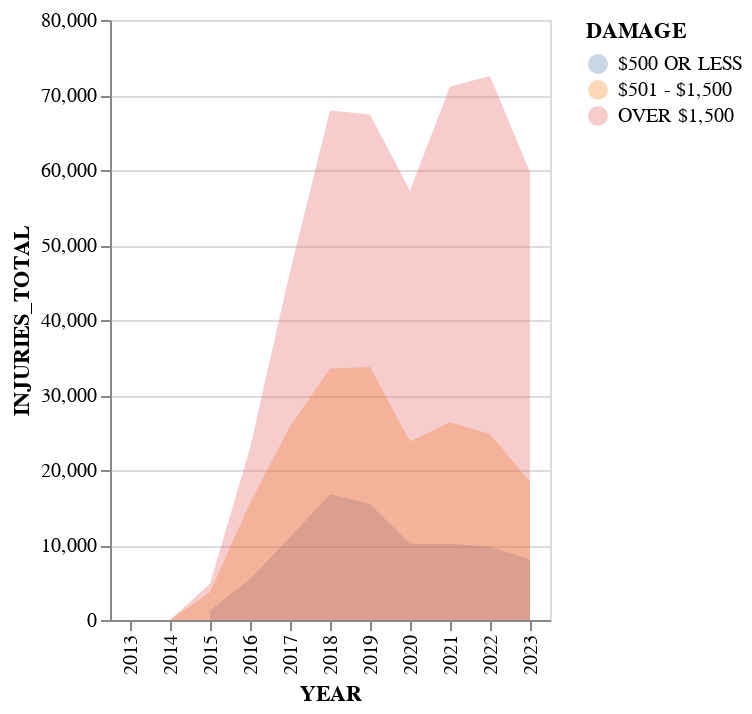

Notebook source saved alongside this figure:
### Code cell
import altair as alt
grouped_data13 = df.groupby(["DAMAGE","YEAR"]).size().reset_index(name='INJURIES_TOTAL')

source = grouped_data13

alt.Chart(source).mark_area(opacity=0.3).encode(
    x="YEAR:N",
    y=alt.Y("INJURIES_TOTAL:Q").stack(None),
    color="DAMAGE:N"
)

### Figure 1 — Vega-Lite specification as saved in the notebook (floating-point values rounded to 4 significant figures)
{"config": {"view": {"continuousWidth": 300, "continuousHeight": 300}}, "data": {"name": "data-b5ef6b483cb906e43d78b7bbc7e042ad"}, "mark": {"type": "area", "opacity": 0.3}, "encoding": {"color": {"field": "DAMAGE", "type": "nominal"}, "x": {"field": "YEAR", "type": "nominal"}, "y": {"field": "INJURIES_TOTAL", "stack": null, "type": "quantitative"}}, "$schema": "https://vega.github.io/schema/vega-lite/v5.15.1.json", "datasets": {"data-b5ef6b483cb906e43d78b7bbc7e042ad": [{"DAMAGE": "$500 OR LESS", "YEAR": 2015, "INJURIES_TOTAL": 1251}, {"DAMAGE": "$500 OR LESS", "YEAR": 2016, "INJURIES_TOTAL": 5466}, {"DAMAGE": "$500 OR LESS", "YEAR": 2017, "INJURIES_TOTAL": 11037}, {"DAMAGE": "$500 OR LESS", "YEAR": 2018, "INJURIES_TOTAL": 16769}, {"DAMAGE": "$500 OR LESS", "YEAR": 2019, "INJURIES_TOTAL": 15474}, {"DAMAGE": "$500 OR LESS", "YEAR": 2020, "INJURIES_TOTAL": 10177}, {"DAMAGE": "$500 OR LESS", "YEAR": 2021, "INJURIES_TOTAL": 10173}, {"DAMAGE": "$500 OR LESS", "YEAR": 2022, "INJURIES_TOTAL": 9791}, {"DAMAGE": "$500 OR LESS", "YEAR": 2023, "INJURIES_TOTAL": 8060}, {"DAMAGE": "$501 - $1,500", "YEAR": 2013, "INJURIES_TOTAL": 1}, {"DAMAGE": "$501 - $1,500", "YEAR": 2014, "INJURIES_TOTAL": 3}, {"DAMAGE": "$501 - $1,500", "YEAR": 2015, "INJURIES_TOTAL": 3685}, {"DAMAGE": "$501 - $1,500", "YEAR": 2016, "INJURIES_TOTAL": 15645}, {"DAMAGE": "$501 - $1,500", "YEAR": 2017, "INJURIES_TOTAL": 25842}, {"DAMAGE": "$501 - $1,500", "YEAR": 2018, "INJURIES_TOTAL": 33542}, {"DAMAGE": "$501 - $1,500", "YEAR": 2019, "INJURIES_TOTAL": 33720}, {"DAMAGE": "$501 - $1,500", "YEAR": 2020, "INJURIES_TOTAL": 23847}, {"DAMAGE": "$501 - $1,500", "YEAR": 2021, "INJURIES_TOTAL": 26361}, {"DAMAGE": "$501 - $1,500", "YEAR": 2022, "INJURIES_TOTAL": 24816}, {"DAMAGE": "$501 - $1,500", "YEAR": 2023, "INJURIES_TOTAL": 18450}, {"DAMAGE": "OVER $1,500", "YEAR": 2013, "INJURIES_TOTAL": 1}, {"DAMAGE": "OVER $1,500", "YEAR": 2014, "INJURIES_TOTAL": 3}, {"DAMAGE": "OVER $1,500", "YEAR": 2015, "INJURIES_TOTAL": 4828}, {"DAMAGE": "OVER $1,500", "YEAR": 2016, "INJURIES_TOTAL": 22923}, {"DAMAGE": "OVER $1,500", "YEAR": 2017, "INJURIES_TOTAL": 46442}, {"DAMAGE": "OVER $1,500", "YEAR": 2018, "INJURIES_TOTAL": 67933}, {"DAMAGE": "OVER $1,500", "YEAR": 2019, "INJURIES_TOTAL": 67388}, {"DAMAGE": "OVER $1,500", "YEAR": 2020, "INJURIES_TOTAL": 57244}, {"DAMAGE": "OVER $1,500", "YEAR": 2021, "INJURIES_TOTAL": 71150}, {"DAMAGE": "OVER $1,500", "YEAR": 2022, "INJURIES_TOTAL": 72549}, {"DAMAGE": "OVER $1,500", "YEAR": 2023, "INJURIES_TOTAL": 59711}]}}
